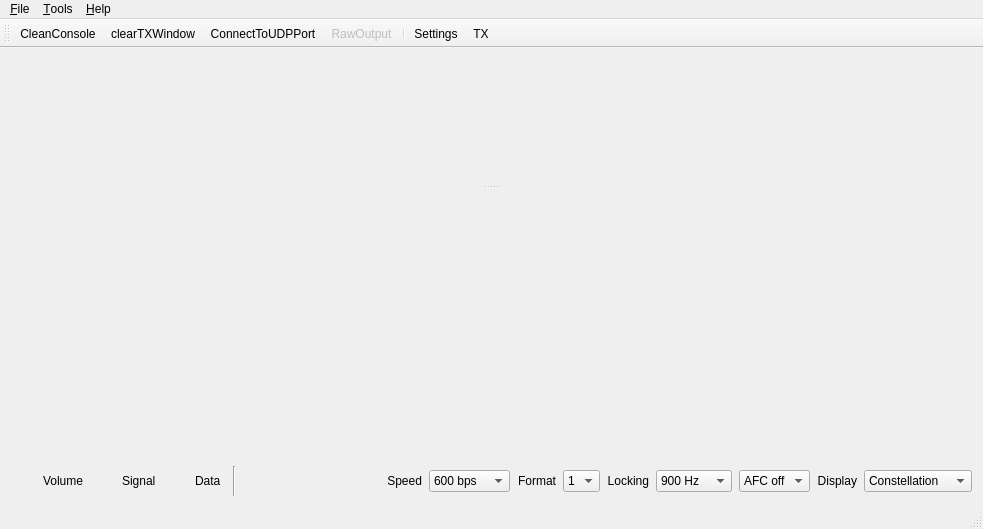
<?xml version="1.0" encoding="UTF-8"?>
<ui version="4.0">
 <class>MainWindow</class>
 <widget class="QMainWindow" name="MainWindow">
  <property name="geometry">
   <rect>
    <x>0</x>
    <y>0</y>
    <width>983</width>
    <height>529</height>
   </rect>
  </property>
  <property name="windowTitle">
   <string>JAEROL</string>
  </property>
  <property name="windowIcon">
   <iconset resource="jmsk.qrc">
    <normaloff>:/images/primary-modem.svg</normaloff>:/images/primary-modem.svg</iconset>
  </property>
  <widget class="QWidget" name="centralWidget">
   <layout class="QVBoxLayout" name="verticalLayout">
    <item>
     <widget class="QWidget" name="widget_3" native="true">
      <layout class="QVBoxLayout" name="verticalLayout_2">
       <property name="spacing">
        <number>0</number>
       </property>
       <property name="leftMargin">
        <number>0</number>
       </property>
       <property name="topMargin">
        <number>0</number>
       </property>
       <property name="rightMargin">
        <number>0</number>
       </property>
       <property name="bottomMargin">
        <number>0</number>
       </property>
       <item>
        <widget class="QSplitter" name="splitter">
         <property name="orientation">
          <enum>Qt::Vertical</enum>
         </property>
         <property name="childrenCollapsible">
          <bool>false</bool>
         </property>
         <widget class="Console" name="console" native="true"/>
         <widget class="TextInputWidget" name="inputwidget" native="true"/>
        </widget>
       </item>
      </layout>
     </widget>
    </item>
    <item>
     <widget class="QWidget" name="widget_2" native="true">
      <property name="minimumSize">
       <size>
        <width>0</width>
        <height>140</height>
       </size>
      </property>
      <property name="maximumSize">
       <size>
        <width>16777215</width>
        <height>140</height>
       </size>
      </property>
      <layout class="QHBoxLayout" name="horizontalLayout" stretch="0,0">
       <property name="spacing">
        <number>2</number>
       </property>
       <property name="leftMargin">
        <number>0</number>
       </property>
       <property name="topMargin">
        <number>0</number>
       </property>
       <property name="rightMargin">
        <number>0</number>
       </property>
       <property name="bottomMargin">
        <number>0</number>
       </property>
       <item>
        <widget class="QSpectrumDisplay" name="spectrumdisplay" native="true">
         <property name="maximumSize">
          <size>
           <width>16777215</width>
           <height>130</height>
          </size>
         </property>
        </widget>
       </item>
       <item>
        <widget class="QScatterPlot" name="scatterplot" native="true">
         <property name="minimumSize">
          <size>
           <width>130</width>
           <height>130</height>
          </size>
         </property>
         <property name="maximumSize">
          <size>
           <width>130</width>
           <height>130</height>
          </size>
         </property>
        </widget>
       </item>
      </layout>
     </widget>
    </item>
    <item>
     <widget class="QWidget" name="widget" native="true">
      <property name="minimumSize">
       <size>
        <width>0</width>
        <height>30</height>
       </size>
      </property>
      <property name="maximumSize">
       <size>
        <width>16777215</width>
        <height>30</height>
       </size>
      </property>
      <layout class="QHBoxLayout" name="horizontalLayout_2">
       <property name="spacing">
        <number>7</number>
       </property>
       <property name="leftMargin">
        <number>0</number>
       </property>
       <property name="topMargin">
        <number>0</number>
       </property>
       <property name="rightMargin">
        <number>0</number>
       </property>
       <property name="bottomMargin">
        <number>0</number>
       </property>
       <item>
        <widget class="QLed" name="ledvolume">
         <property name="minimumSize">
          <size>
           <width>25</width>
           <height>25</height>
          </size>
         </property>
         <property name="maximumSize">
          <size>
           <width>25</width>
           <height>25</height>
          </size>
         </property>
         <property name="text">
          <string/>
         </property>
         <property name="pixmap">
          <pixmap resource="jmsk.qrc">:/images/off_led.svg</pixmap>
         </property>
         <property name="scaledContents">
          <bool>true</bool>
         </property>
        </widget>
       </item>
       <item>
        <widget class="QLabel" name="label_2">
         <property name="minimumSize">
          <size>
           <width>0</width>
           <height>25</height>
          </size>
         </property>
         <property name="maximumSize">
          <size>
           <width>16777215</width>
           <height>25</height>
          </size>
         </property>
         <property name="text">
          <string>Volume</string>
         </property>
        </widget>
       </item>
       <item>
        <widget class="QLed" name="ledsignal">
         <property name="minimumSize">
          <size>
           <width>25</width>
           <height>25</height>
          </size>
         </property>
         <property name="maximumSize">
          <size>
           <width>25</width>
           <height>25</height>
          </size>
         </property>
         <property name="text">
          <string/>
         </property>
         <property name="pixmap">
          <pixmap resource="jmsk.qrc">:/images/off_led.svg</pixmap>
         </property>
         <property name="scaledContents">
          <bool>true</bool>
         </property>
        </widget>
       </item>
       <item>
        <widget class="QLabel" name="label_3">
         <property name="minimumSize">
          <size>
           <width>0</width>
           <height>25</height>
          </size>
         </property>
         <property name="maximumSize">
          <size>
           <width>16777215</width>
           <height>25</height>
          </size>
         </property>
         <property name="text">
          <string>Signal</string>
         </property>
        </widget>
       </item>
       <item>
        <widget class="QLed" name="leddata">
         <property name="minimumSize">
          <size>
           <width>25</width>
           <height>25</height>
          </size>
         </property>
         <property name="maximumSize">
          <size>
           <width>25</width>
           <height>25</height>
          </size>
         </property>
         <property name="text">
          <string/>
         </property>
         <property name="pixmap">
          <pixmap resource="jmsk.qrc">:/images/off_led.svg</pixmap>
         </property>
         <property name="scaledContents">
          <bool>true</bool>
         </property>
        </widget>
       </item>
       <item>
        <widget class="QLabel" name="label_7">
         <property name="minimumSize">
          <size>
           <width>0</width>
           <height>25</height>
          </size>
         </property>
         <property name="maximumSize">
          <size>
           <width>16777215</width>
           <height>25</height>
          </size>
         </property>
         <property name="text">
          <string>Data</string>
         </property>
        </widget>
       </item>
       <item>
        <spacer name="horizontalSpacer_2">
         <property name="orientation">
          <enum>Qt::Horizontal</enum>
         </property>
         <property name="sizeType">
          <enum>QSizePolicy::Minimum</enum>
         </property>
         <property name="sizeHint" stdset="0">
          <size>
           <width>5</width>
           <height>20</height>
          </size>
         </property>
        </spacer>
       </item>
       <item>
        <widget class="Line" name="line">
         <property name="orientation">
          <enum>Qt::Vertical</enum>
         </property>
        </widget>
       </item>
       <item>
        <spacer name="horizontalSpacer">
         <property name="orientation">
          <enum>Qt::Horizontal</enum>
         </property>
         <property name="sizeHint" stdset="0">
          <size>
           <width>40</width>
           <height>20</height>
          </size>
         </property>
        </spacer>
       </item>
       <item>
        <widget class="QLabel" name="label_4">
         <property name="minimumSize">
          <size>
           <width>0</width>
           <height>25</height>
          </size>
         </property>
         <property name="maximumSize">
          <size>
           <width>16777215</width>
           <height>25</height>
          </size>
         </property>
         <property name="text">
          <string>Speed</string>
         </property>
         <property name="alignment">
          <set>Qt::AlignRight|Qt::AlignTrailing|Qt::AlignVCenter</set>
         </property>
        </widget>
       </item>
       <item>
        <widget class="QComboBox" name="comboBoxbps">
         <property name="currentIndex">
          <number>0</number>
         </property>
         <item>
          <property name="text">
           <string>600 bps</string>
          </property>
         </item>
         <item>
          <property name="text">
           <string>1200 bps</string>
          </property>
         </item>
        </widget>
       </item>
       <item>
        <widget class="QLabel" name="label_8">
         <property name="minimumSize">
          <size>
           <width>0</width>
           <height>25</height>
          </size>
         </property>
         <property name="maximumSize">
          <size>
           <width>16777215</width>
           <height>25</height>
          </size>
         </property>
         <property name="text">
          <string>Format</string>
         </property>
         <property name="alignment">
          <set>Qt::AlignRight|Qt::AlignTrailing|Qt::AlignVCenter</set>
         </property>
        </widget>
       </item>
       <item>
        <widget class="QComboBox" name="comboBoxDisplayformat">
         <property name="maximumSize">
          <size>
           <width>40</width>
           <height>16777215</height>
          </size>
         </property>
         <property name="currentIndex">
          <number>0</number>
         </property>
         <item>
          <property name="text">
           <string>1</string>
          </property>
         </item>
         <item>
          <property name="text">
           <string>2</string>
          </property>
         </item>
        </widget>
       </item>
       <item>
        <widget class="QLabel" name="label_5">
         <property name="minimumSize">
          <size>
           <width>0</width>
           <height>25</height>
          </size>
         </property>
         <property name="maximumSize">
          <size>
           <width>16777215</width>
           <height>25</height>
          </size>
         </property>
         <property name="text">
          <string>Locking</string>
         </property>
         <property name="alignment">
          <set>Qt::AlignRight|Qt::AlignTrailing|Qt::AlignVCenter</set>
         </property>
        </widget>
       </item>
       <item>
        <widget class="QComboBox" name="comboBoxlbw">
         <property name="currentIndex">
          <number>0</number>
         </property>
         <item>
          <property name="text">
           <string>900 Hz</string>
          </property>
         </item>
         <item>
          <property name="text">
           <string>1800 Hz</string>
          </property>
         </item>
        </widget>
       </item>
       <item>
        <widget class="QComboBox" name="comboBoxafc">
         <property name="currentIndex">
          <number>0</number>
         </property>
         <item>
          <property name="text">
           <string>AFC off</string>
          </property>
         </item>
         <item>
          <property name="text">
           <string>AFC on</string>
          </property>
         </item>
        </widget>
       </item>
       <item>
        <widget class="QLabel" name="label_6">
         <property name="minimumSize">
          <size>
           <width>0</width>
           <height>25</height>
          </size>
         </property>
         <property name="maximumSize">
          <size>
           <width>16777215</width>
           <height>25</height>
          </size>
         </property>
         <property name="text">
          <string>Display</string>
         </property>
         <property name="alignment">
          <set>Qt::AlignRight|Qt::AlignTrailing|Qt::AlignVCenter</set>
         </property>
        </widget>
       </item>
       <item>
        <widget class="QComboBox" name="comboBoxdisplay">
         <property name="currentIndex">
          <number>0</number>
         </property>
         <item>
          <property name="text">
           <string>Constellation</string>
          </property>
         </item>
         <item>
          <property name="text">
           <string>Symbol phase</string>
          </property>
         </item>
         <item>
          <property name="text">
           <string>None</string>
          </property>
         </item>
        </widget>
       </item>
      </layout>
     </widget>
    </item>
   </layout>
  </widget>
  <widget class="QMenuBar" name="menuBar">
   <property name="geometry">
    <rect>
     <x>0</x>
     <y>0</y>
     <width>983</width>
     <height>23</height>
    </rect>
   </property>
   <widget class="QMenu" name="menu_File">
    <property name="title">
     <string>&amp;File</string>
    </property>
    <addaction name="action_Exit"/>
   </widget>
   <widget class="QMenu" name="menuHelp">
    <property name="title">
     <string>&amp;Help</string>
    </property>
    <addaction name="action_About"/>
   </widget>
   <widget class="QMenu" name="menu_Tools">
    <property name="title">
     <string>&amp;Tools</string>
    </property>
    <addaction name="action_Settings"/>
   </widget>
   <addaction name="menu_File"/>
   <addaction name="menu_Tools"/>
   <addaction name="menuHelp"/>
  </widget>
  <widget class="QStatusBar" name="statusBar"/>
  <widget class="QToolBar" name="toolBar">
   <property name="windowTitle">
    <string>toolBar</string>
   </property>
   <attribute name="toolBarArea">
    <enum>TopToolBarArea</enum>
   </attribute>
   <attribute name="toolBarBreak">
    <bool>false</bool>
   </attribute>
   <addaction name="actionCleanConsole"/>
   <addaction name="actionClearTXWindow"/>
   <addaction name="actionConnectToUDPPort"/>
   <addaction name="actionRawOutput"/>
   <addaction name="separator"/>
   <addaction name="action_Settings"/>
   <addaction name="actionTXRX"/>
  </widget>
  <action name="action_Exit">
   <property name="icon">
    <iconset resource="jmsk.qrc">
     <normaloff>:/images/application-exit.png</normaloff>:/images/application-exit.png</iconset>
   </property>
   <property name="text">
    <string>&amp;Exit</string>
   </property>
  </action>
  <action name="action_About">
   <property name="text">
    <string>&amp;About</string>
   </property>
  </action>
  <action name="actionCleanConsole">
   <property name="icon">
    <iconset resource="jmsk.qrc">
     <normaloff>:/images/clear.png</normaloff>:/images/clear.png</iconset>
   </property>
   <property name="text">
    <string>CleanConsole</string>
   </property>
   <property name="toolTip">
    <string>Clear the top window</string>
   </property>
  </action>
  <action name="actionConnectToUDPPort">
   <property name="checkable">
    <bool>true</bool>
   </property>
   <property name="icon">
    <iconset resource="jmsk.qrc">
     <normaloff>:/images/disconnect.png</normaloff>
     <normalon>:/images/connect.png</normalon>:/images/disconnect.png</iconset>
   </property>
   <property name="text">
    <string>ConnectToUDPPort</string>
   </property>
   <property name="toolTip">
    <string>Connects RX bit stream or top window to the UDP port</string>
   </property>
  </action>
  <action name="actionRawOutput">
   <property name="checkable">
    <bool>true</bool>
   </property>
   <property name="enabled">
    <bool>false</bool>
   </property>
   <property name="icon">
    <iconset resource="jmsk.qrc">
     <normaloff>:/images/primary-binary.svg</normaloff>:/images/primary-binary.svg</iconset>
   </property>
   <property name="text">
    <string>RawOutput</string>
   </property>
   <property name="toolTip">
    <string>Outputs raw data to UDP port</string>
   </property>
  </action>
  <action name="actionTXRX">
   <property name="checkable">
    <bool>true</bool>
   </property>
   <property name="checked">
    <bool>false</bool>
   </property>
   <property name="icon">
    <iconset resource="jmsk.qrc">
     <normaloff>:/images/rx.svg</normaloff>
     <normalon>:/images/tx.svg</normalon>
     <activeon>:/images/tx.svg</activeon>
     <selectedon>:/images/tx.svg</selectedon>:/images/rx.svg</iconset>
   </property>
   <property name="text">
    <string>TX</string>
   </property>
   <property name="toolTip">
    <string>Send bottom window using varicode just for fun</string>
   </property>
   <property name="menuRole">
    <enum>QAction::NoRole</enum>
   </property>
  </action>
  <action name="actionClearTXWindow">
   <property name="icon">
    <iconset resource="jmsk.qrc">
     <normaloff>:/images/clear.png</normaloff>:/images/clear.png</iconset>
   </property>
   <property name="text">
    <string>clearTXWindow</string>
   </property>
   <property name="toolTip">
    <string>Clear the bottom window</string>
   </property>
  </action>
  <action name="action_Settings">
   <property name="icon">
    <iconset resource="jmsk.qrc">
     <normaloff>:/images/settings.png</normaloff>:/images/settings.png</iconset>
   </property>
   <property name="text">
    <string>&amp;Settings</string>
   </property>
   <property name="toolTip">
    <string>Open settings dialog</string>
   </property>
  </action>
 </widget>
 <layoutdefault spacing="6" margin="11"/>
 <customwidgets>
  <customwidget>
   <class>Console</class>
   <extends>QWidget</extends>
   <header>gui_classes/console.h</header>
   <container>1</container>
  </customwidget>
  <customwidget>
   <class>QScatterPlot</class>
   <extends>QWidget</extends>
   <header>gui_classes/qscatterplot.h</header>
   <container>1</container>
  </customwidget>
  <customwidget>
   <class>QSpectrumDisplay</class>
   <extends>QWidget</extends>
   <header>gui_classes/qspectrumdisplay.h</header>
   <container>1</container>
  </customwidget>
  <customwidget>
   <class>QLed</class>
   <extends>QLabel</extends>
   <header>gui_classes/qled.h</header>
  </customwidget>
  <customwidget>
   <class>TextInputWidget</class>
   <extends>QWidget</extends>
   <header>gui_classes/textinputwidget.h</header>
   <container>1</container>
  </customwidget>
 </customwidgets>
 <resources>
  <include location="jmsk.qrc"/>
 </resources>
 <connections>
  <connection>
   <sender>action_Exit</sender>
   <signal>triggered()</signal>
   <receiver>MainWindow</receiver>
   <slot>close()</slot>
   <hints>
    <hint type="sourcelabel">
     <x>-1</x>
     <y>-1</y>
    </hint>
    <hint type="destinationlabel">
     <x>428</x>
     <y>243</y>
    </hint>
   </hints>
  </connection>
 </connections>
</ui>
